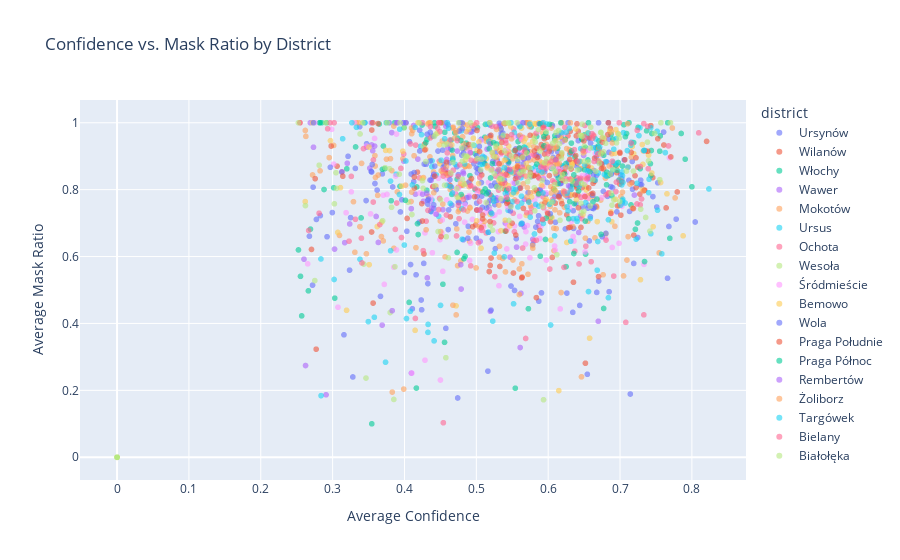

The notebook cell this image was saved under:
### Code cell
plot_conf_vs_mask_ratio(df)

### Figure 1 — Plotly figure (JSON) as saved in the notebook; plotly's stock layout.template omitted (floating-point values rounded to 4 significant figures; data arrays with more than 128 entries replaced by an {"elided": "..."} marker saying what was removed)
{"data": [{"hovertemplate": "district=Ursynów<br>Average Confidence=%{x}<br>Average Mask Ratio=%{y}<extra></extra>", "legendgroup": "Ursynów", "marker": {"color": "#636efa", "opacity": 0.6, "symbol": "circle"}, "mode": "markers", "name": "Ursynów", "showlegend": true, "type": "scattergl", "x": {"elided": "638 float values"}, "xaxis": "x", "y": {"elided": "638 float values"}, "yaxis": "y"}, {"hovertemplate": "district=Wilanów<br>Average Confidence=%{x}<br>Average Mask Ratio=%{y}<extra></extra>", "legendgroup": "Wilanów", "marker": {"color": "#EF553B", "opacity": 0.6, "symbol": "circle"}, "mode": "markers", "name": "Wilanów", "showlegend": true, "type": "scattergl", "x": {"elided": "534 float values"}, "xaxis": "x", "y": {"elided": "534 float values"}, "yaxis": "y"}, {"hovertemplate": "district=Włochy<br>Average Confidence=%{x}<br>Average Mask Ratio=%{y}<extra></extra>", "legendgroup": "Włochy", "marker": {"color": "#00cc96", "opacity": 0.6, "symbol": "circle"}, "mode": "markers", "name": "Włochy", "showlegend": true, "type": "scattergl", "x": {"elided": "412 float values"}, "xaxis": "x", "y": {"elided": "412 float values"}, "yaxis": "y"}, {"hovertemplate": "district=Wawer<br>Average Confidence=%{x}<br>Average Mask Ratio=%{y}<extra></extra>", "legendgroup": "Wawer", "marker": {"color": "#ab63fa", "opacity": 0.6, "symbol": "circle"}, "mode": "markers", "name": "Wawer", "showlegend": true, "type": "scattergl", "x": {"elided": "1163 float values"}, "xaxis": "x", "y": {"elided": "1163 float values"}, "yaxis": "y"}, {"hovertemplate": "district=Mokotów<br>Average Confidence=%{x}<br>Average Mask Ratio=%{y}<extra></extra>", "legendgroup": "Mokotów", "marker": {"color": "#FFA15A", "opacity": 0.6, "symbol": "circle"}, "mode": "markers", "name": "Mokotów", "showlegend": true, "type": "scattergl", "x": {"elided": "516 float values"}, "xaxis": "x", "y": {"elided": "516 float values"}, "yaxis": "y"}, {"hovertemplate": "district=Ursus<br>Average Confidence=%{x}<br>Average Mask Ratio=%{y}<extra></extra>", "legendgroup": "Ursus", "marker": {"color": "#19d3f3", "opacity": 0.6, "symbol": "circle"}, "mode": "markers", "name": "Ursus", "showlegend": true, "type": "scattergl", "x": {"elided": "141 float values"}, "xaxis": "x", "y": {"elided": "141 float values"}, "yaxis": "y"}, {"hovertemplate": "district=Ochota<br>Average Confidence=%{x}<br>Average Mask Ratio=%{y}<extra></extra>", "legendgroup": "Ochota", "marker": {"color": "#FF6692", "opacity": 0.6, "symbol": "circle"}, "mode": "markers", "name": "Ochota", "showlegend": true, "type": "scattergl", "x": {"elided": "144 float values"}, "xaxis": "x", "y": {"elided": "144 float values"}, "yaxis": "y"}, {"hovertemplate": "district=Wesoła<br>Average Confidence=%{x}<br>Average Mask Ratio=%{y}<extra></extra>", "legendgroup": "Wesoła", "marker": {"color": "#B6E880", "opacity": 0.6, "symbol": "circle"}, "mode": "markers", "name": "Wesoła", "showlegend": true, "type": "scattergl", "x": {"elided": "336 float values"}, "xaxis": "x", "y": {"elided": "336 float values"}, "yaxis": "y"}, {"hovertemplate": "district=Śródmieście<br>Average Confidence=%{x}<br>Average Mask Ratio=%{y}<extra></extra>", "legendgroup": "Śródmieście", "marker": {"color": "#FF97FF", "opacity": 0.6, "symbol": "circle"}, "mode": "markers", "name": "Śródmieście", "showlegend": true, "type": "scattergl", "x": {"elided": "234 float values"}, "xaxis": "x", "y": {"elided": "234 float values"}, "yaxis": "y"}, {"hovertemplate": "district=Bemowo<br>Average Confidence=%{x}<br>Average Mask Ratio=%{y}<extra></extra>", "legendgroup": "Bemowo", "marker": {"color": "#FECB52", "opacity": 0.6, "symbol": "circle"}, "mode": "markers", "name": "Bemowo", "showlegend": true, "type": "scattergl", "x": {"elided": "363 float values"}, "xaxis": "x", "y": {"elided": "363 float values"}, "yaxis": "y"}, {"hovertemplate": "district=Wola<br>Average Confidence=%{x}<br>Average Mask Ratio=%{y}<extra></extra>", "legendgroup": "Wola", "marker": {"color": "#636efa", "opacity": 0.6, "symbol": "circle"}, "mode": "markers", "name": "Wola", "showlegend": true, "type": "scattergl", "x": {"elided": "285 float values"}, "xaxis": "x", "y": {"elided": "285 float values"}, "yaxis": "y"}, {"hovertemplate": "district=Praga Południe<br>Average Confidence=%{x}<br>Average Mask Ratio=%{y}<extra></extra>", "legendgroup": "Praga Południe", "marker": {"color": "#EF553B", "opacity": 0.6, "symbol": "circle"}, "mode": "markers", "name": "Praga Południe", "showlegend": true, "type": "scattergl", "x": {"elided": "327 float values"}, "xaxis": "x", "y": {"elided": "327 float values"}, "yaxis": "y"}, {"hovertemplate": "district=Praga Północ<br>Average Confidence=%{x}<br>Average Mask Ratio=%{y}<extra></extra>", "legendgroup": "Praga Północ", "marker": {"color": "#00cc96", "opacity": 0.6, "symbol": "circle"}, "mode": "markers", "name": "Praga Północ", "showlegend": true, "type": "scattergl", "x": {"elided": "165 float values"}, "xaxis": "x", "y": {"elided": "165 float values"}, "yaxis": "y"}, {"hovertemplate": "district=Rembertów<br>Average Confidence=%{x}<br>Average Mask Ratio=%{y}<extra></extra>", "legendgroup": "Rembertów", "marker": {"color": "#ab63fa", "opacity": 0.6, "symbol": "circle"}, "mode": "markers", "name": "Rembertów", "showlegend": true, "type": "scattergl", "x": {"elided": "279 float values"}, "xaxis": "x", "y": {"elided": "279 float values"}, "yaxis": "y"}, {"hovertemplate": "district=Żoliborz<br>Average Confidence=%{x}<br>Average Mask Ratio=%{y}<extra></extra>", "legendgroup": "Żoliborz", "marker": {"color": "#FFA15A", "opacity": 0.6, "symbol": "circle"}, "mode": "markers", "name": "Żoliborz", "showlegend": true, "type": "scattergl", "x": [0.0, 0.5783, 0.0, 0.0, 0.0, 0.0, 0.5423, 0.6517, 0.0, 0.4877, 0.0, 0.4674, 0.0, 0.0, 0.5281, 0.528, 0.0, 0.0, 0.4712, 0.549, 0.7049, 0.0, 0.4504, 0.5688, 0.4585, 0.4302, 0.3635, 0.4357, 0.0, 0.0, 0.0, 0.0, 0.0, 0.534, 0.7323, 0.0, 0.4408, 0.4133, 0.5702, 0.5755, 0.6703, 0.5599, 0.0, 0.331, 0.416, 0.0, 0.0, 0.0, 0.0, 0.6247, 0.0, 0.6155, 0.4595, 0.0, 0.4565, 0.6929, 0.6239, 0.0, 0.6214, 0.618, 0.0, 0.0, 0.0, 0.0, 0.0, 0.0, 0.0, 0.4511, 0.0, 0.0, 0.3403, 0.5149, 0.41, 0.4534, 0.5959, 0.4898, 0.5924, 0.0, 0.0, 0.0, 0.0, 0.0, 0.0, 0.5721, 0.5406, 0.6234, 0.0, 0.0, 0.0, 0.6892, 0.0, 0.0, 0.0, 0.0, 0.0, 0.4763, 0.6105, 0.6879, 0.7728, 0.6446, 0.0, 0.5323, 0.0, 0.0, 0.5506, 0.0, 0.5384, 0.4325, 0.0, 0.0, 0.0, 0.0, 0.0, 0.0, 0.0, 0.0, 0.0, 0.0, 0.0, 0.0, 0.0, 0.0], "xaxis": "x", "y": [0.0, 0.6329, 0.0, 0.0, 0.0, 0.0, 0.9082, 0.655, 0.0, 0.7361, 0.0, 0.4546, 0.0, 0.0, 0.98, 0.9241, 0.0, 0.0, 0.976, 0.9519, 0.5422, 0.0, 0.6746, 0.8407, 0.8689, 0.68, 0.8437, 1.0, 0.0, 0.0, 0.0, 0.0, 0.0, 0.8184, 0.7962, 0.0, 0.7908, 0.9013, 0.778, 0.752, 0.9223, 0.4865, 0.0, 0.6128, 0.6265, 0.0, 0.0, 0.0, 0.0, 0.8668, 0.0, 0.8788, 0.8437, 0.0, 0.5992, 0.6904, 0.7835, 0.0, 0.7905, 0.4924, 0.0, 0.0, 0.0, 0.0, 0.0, 0.0, 0.0, 0.8564, 0.0, 0.0, 0.8785, 0.8713, 0.7927, 0.8507, 0.7671, 0.6733, 0.8493, 0.0, 0.0, 0.0, 0.0, 0.0, 0.0, 1.0, 0.5541, 0.9475, 0.0, 0.0, 0.0, 0.9397, 0.0, 0.0, 0.0, 0.0, 0.0, 0.7403, 0.9454, 0.9722, 0.9843, 0.8844, 0.0, 0.5978, 0.0, 0.0, 0.8921, 0.0, 0.998, 0.9966, 0.0, 0.0, 0.0, 0.0, 0.0, 0.0, 0.0, 0.0, 0.0, 0.0, 0.0, 0.0, 0.0, 0.0], "yaxis": "y"}, {"hovertemplate": "district=Targówek<br>Average Confidence=%{x}<br>Average Mask Ratio=%{y}<extra></extra>", "legendgroup": "Targówek", "marker": {"color": "#19d3f3", "opacity": 0.6, "symbol": "circle"}, "mode": "markers", "name": "Targówek", "showlegend": true, "type": "scattergl", "x": {"elided": "355 float values"}, "xaxis": "x", "y": {"elided": "355 float values"}, "yaxis": "y"}, {"hovertemplate": "district=Bielany<br>Average Confidence=%{x}<br>Average Mask Ratio=%{y}<extra></extra>", "legendgroup": "Bielany", "marker": {"color": "#FF6692", "opacity": 0.6, "symbol": "circle"}, "mode": "markers", "name": "Bielany", "showlegend": true, "type": "scattergl", "x": {"elided": "473 float values"}, "xaxis": "x", "y": {"elided": "473 float values"}, "yaxis": "y"}, {"hovertemplate": "district=Białołęka<br>Average Confidence=%{x}<br>Average Mask Ratio=%{y}<extra></extra>", "legendgroup": "Białołęka", "marker": {"color": "#B6E880", "opacity": 0.6, "symbol": "circle"}, "mode": "markers", "name": "Białołęka", "showlegend": true, "type": "scattergl", "x": {"elided": "1066 float values"}, "xaxis": "x", "y": {"elided": "1066 float values"}, "yaxis": "y"}], "layout": {"legend": {"title": {"text": "district"}, "tracegroupgap": 0}, "title": {"text": "Confidence vs. Mask Ratio by District"}, "xaxis": {"anchor": "y", "domain": [0, 1], "title": {"text": "Average Confidence"}}, "yaxis": {"anchor": "x", "domain": [0, 1], "title": {"text": "Average Mask Ratio"}}}}
